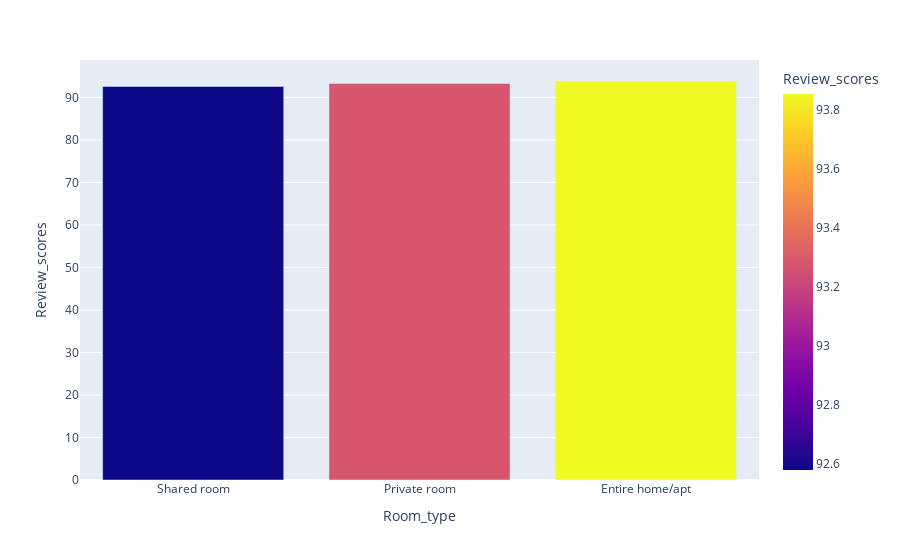

Notebook source saved alongside this figure:
### Code cell
rev_df = df.groupby('Room_type',as_index=False)['Review_scores'].mean().sort_values(by='Review_scores')
fig = px.bar(data_frame=rev_df,x='Room_type',y='Review_scores',color='Review_scores')
fig.show()

### Figure 1 — Plotly figure (JSON) as saved in the notebook; plotly's stock layout.template omitted (floating-point values rounded to 4 significant figures)
{"data": [{"alignmentgroup": "True", "hovertemplate": "Room_type=%{x}<br>Review_scores=%{marker.color}<extra></extra>", "legendgroup": "", "marker": {"color": [92.58, 93.28, 93.85], "coloraxis": "coloraxis", "pattern": {"shape": ""}}, "name": "", "offsetgroup": "", "orientation": "v", "showlegend": false, "textposition": "auto", "type": "bar", "x": ["Shared room", "Private room", "Entire home/apt"], "xaxis": "x", "y": [92.58, 93.28, 93.85], "yaxis": "y"}], "layout": {"barmode": "relative", "coloraxis": {"colorbar": {"title": {"text": "Review_scores"}}, "colorscale": [[0, "#0d0887"], [0.1111, "#46039f"], [0.2222, "#7201a8"], [0.3333, "#9c179e"], [0.4444, "#bd3786"], [0.5556, "#d8576b"], [0.6667, "#ed7953"], [0.7778, "#fb9f3a"], [0.8889, "#fdca26"], [1, "#f0f921"]]}, "legend": {"tracegroupgap": 0}, "margin": {"t": 60}, "xaxis": {"anchor": "y", "domain": [0, 1], "title": {"text": "Room_type"}}, "yaxis": {"anchor": "x", "domain": [0, 1], "title": {"text": "Review_scores"}}}}
